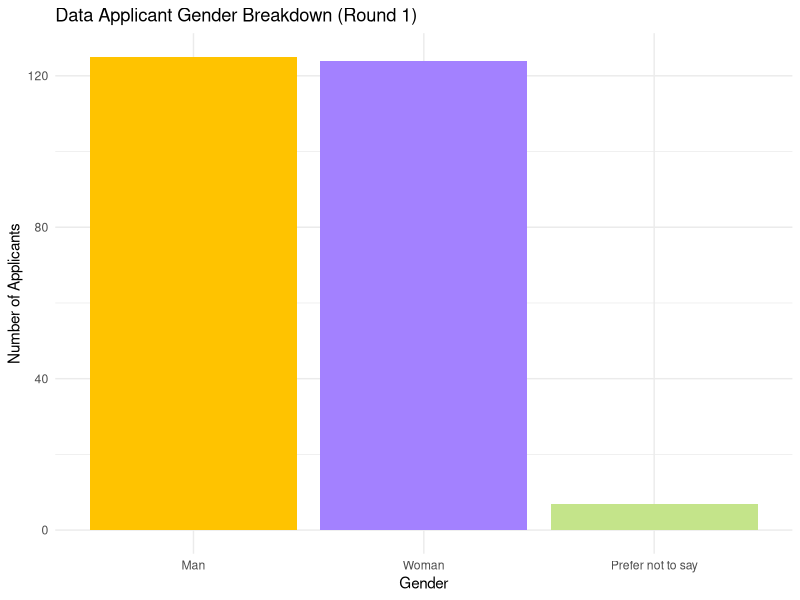
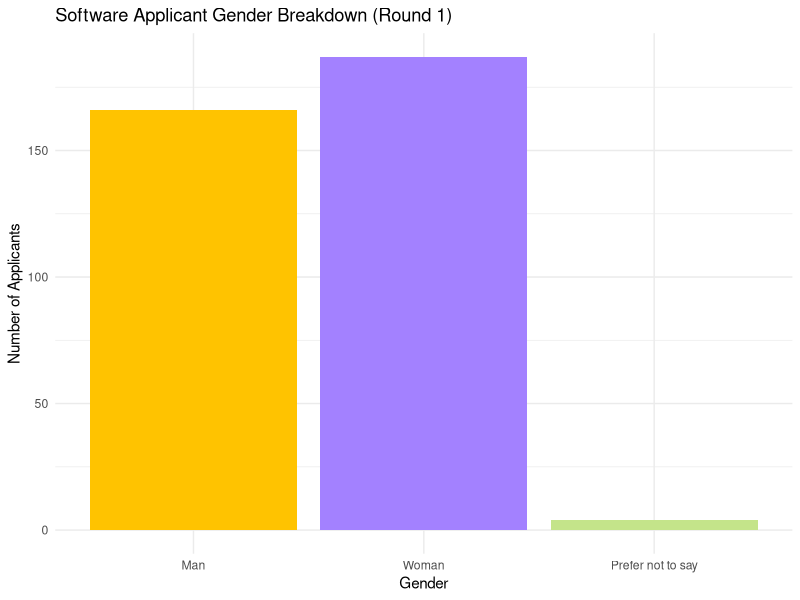
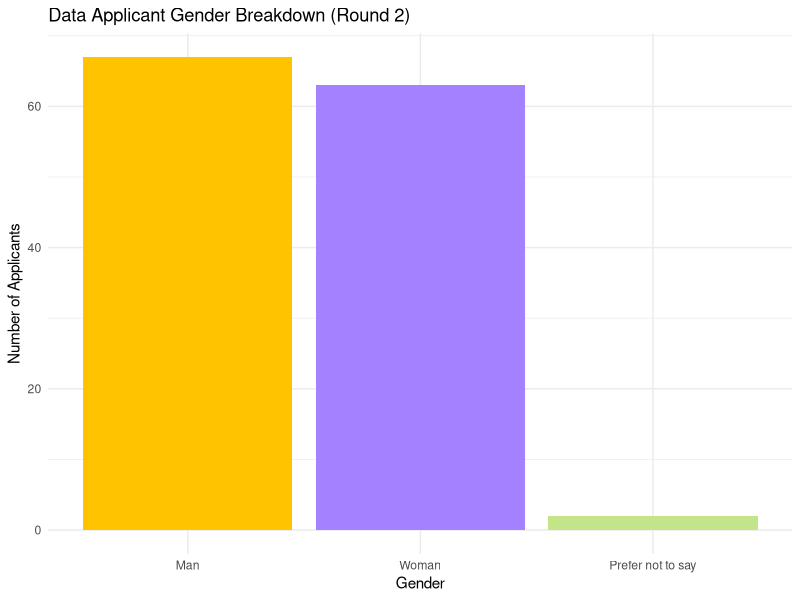
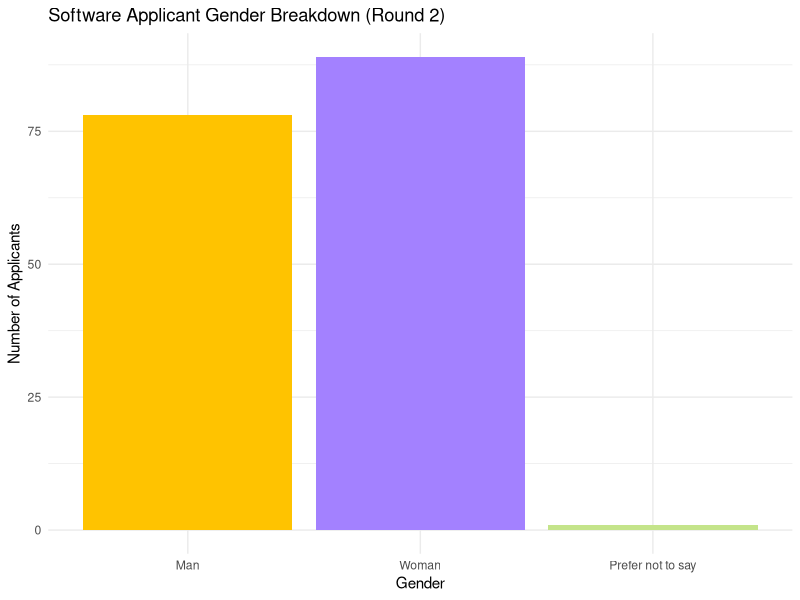
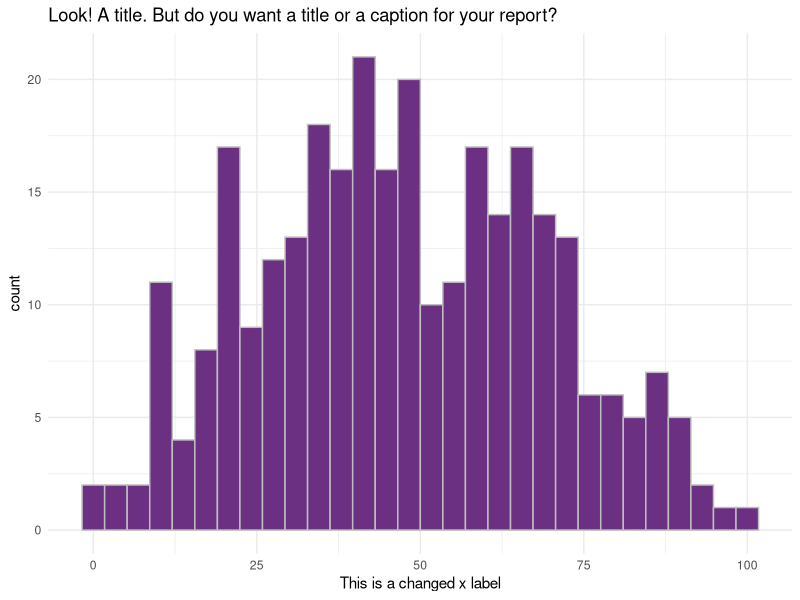
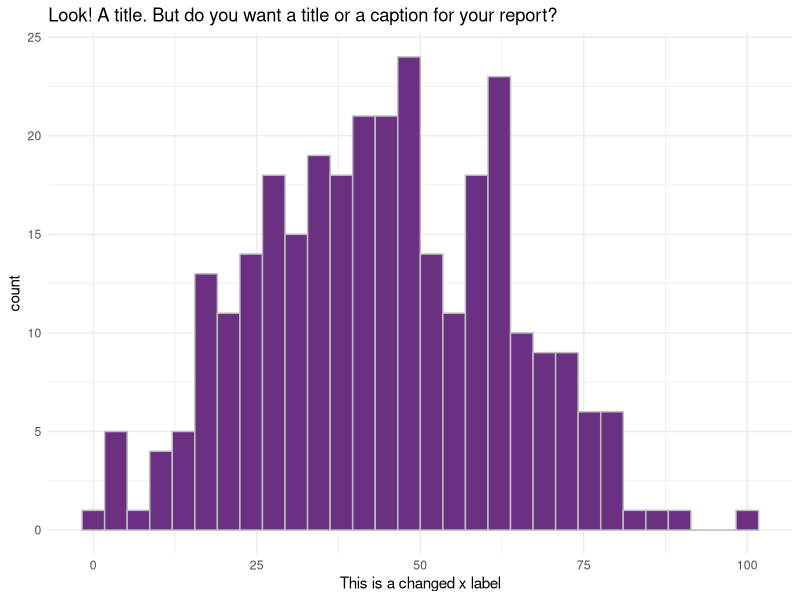
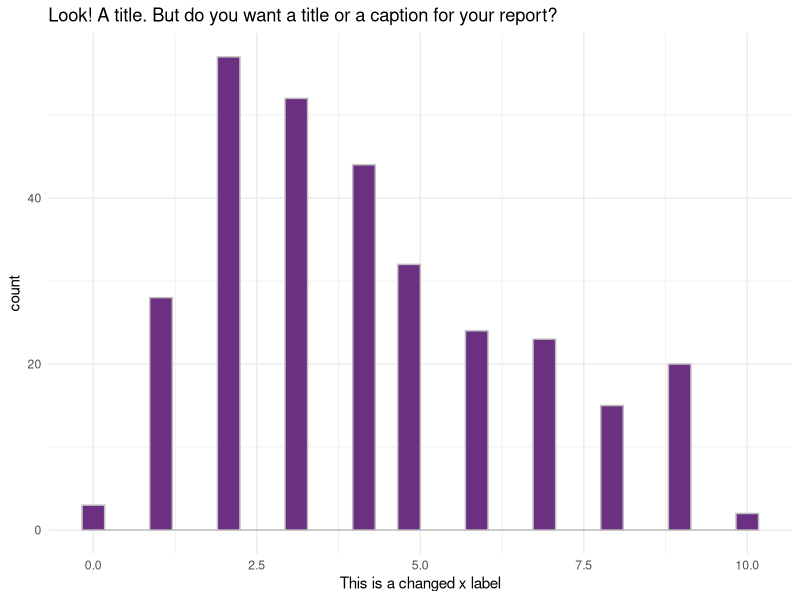
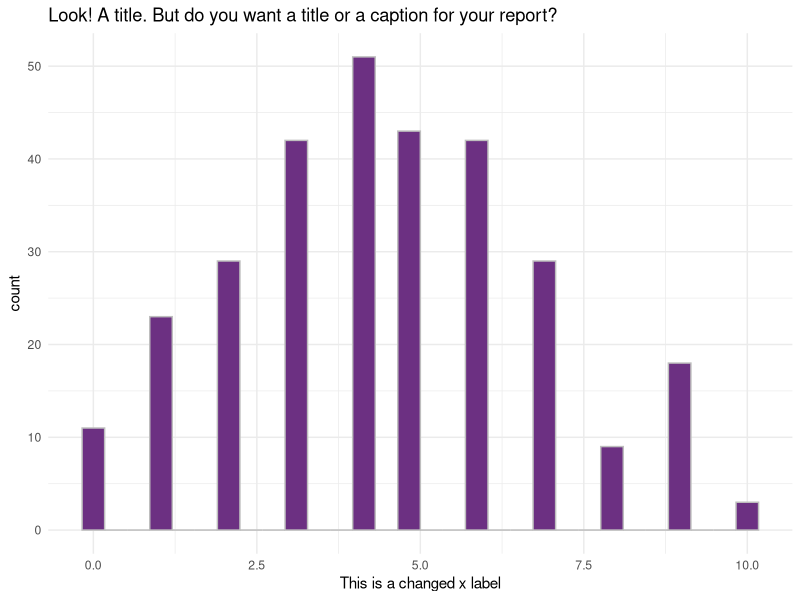

Write the R code that produced these figures, in order. (Note: this script raises an error after producing the figures.)
## ---- chunk 1
library(tidyverse)
# this should suppress all code and messages
knitr::opts_chunk$set(include=FALSE)
## ---- chunk 2
phase1 = read_csv("data/phase1-new-grad-applicants-2020.csv")
phase2 = read_csv("data/phase2-new-grad-applicants-2020.csv")
phase3 = read_csv("data/phase3-new-grad-applicants-2020.csv")
final_hires = read_csv("data/final-hires-newgrad_2020.csv")
## ---- chunk 3
#checking to see if datasets have NAs to see (1) if we need to do anything about them (2) so we can filter them out in the next round when we're seeing who got into the next round
sum(is.na(phase1))
sum(is.na(phase2)) 
sum(is.na(phase3))
## ---- chunk 4
round1_2 = full_join(phase1, phase2)
round1_2 = round1_2 %>% 
  #technical skills is only under hiring2, which means if an applicant's id has NA for this column, they did not move onto the next round
  mutate(next_round = !is.na(technical_skills)) %>%  
  mutate(next_round = as.integer(next_round)) %>% 
  select(-c(technical_skills, writing_skills, leadership_presence, speaking_skills)) #remove phase 2 data

#split into software/data
round1_data = round1_2 %>% 
  filter(team_applied_for == "Data") %>% 
  mutate(gender = fct_relevel(gender, "Prefer not to say", after = 2))

round1_software = round1_2 %>% 
  filter(team_applied_for == "Software") %>% 
  mutate(gender = fct_relevel(gender, "Prefer not to say", after = 2))
## ---- chunk 5
#see m/f/other demographics within each data/software applicant pool
# visualizations

r1_data_gender_plot = round1_data %>% 
  ggplot(aes(x = gender)) + geom_bar(fill = c("#FFC300", "#A381FF", "#C4E48A")) +
  #geom_histogram(colour = "grey", fill = "#6C3082") +
  theme_minimal() +
  labs(title = "Data Applicant Gender Breakdown (Round 1)", x = "Gender", y = "Number of Applicants") 
#do we want a title or a caption for this?
r1_data_gender_plot
ggsave("images/r1_data_gender_plot.png", width = 7, height = 4)

r1_software_gender_plot = round1_software %>% 
  ggplot(aes(x = gender)) + geom_bar(fill = c("#FFC300", "#A381FF", "#C4E48A")) +
  #geom_histogram(colour = "grey", fill = "#6C3082") +
  theme_minimal() +
  labs(title = "Software Applicant Gender Breakdown (Round 1)", x = "Gender", y = "Number of Applicants")
r1_software_gender_plot
#do we want a title or a caption for this?
ggsave("images/r1_software_gender_plot.png", width = 7, height = 4)
## ---- chunk 6
#get counts for each gender in data -> for report
table(round1_data$gender)
#get counts for each gender in software -> for report
table(round1_software$gender)
## ---- chunk 7
library(lme4)
library(mgcv)

#normal linear model
hiring1_model = glm(next_round ~ cv + gpa + cover_letter, family = binomial(link = "logit"), data = round1_2)
summary(hiring1_model)

# add fixed effect for gender
hiring1_gender_model = glmer(next_round ~ cv + gpa + cover_letter + (1 | gender),#(1 + genre | artist_name), 
                data = round1_2, family = binomial(link = "logit"), nAGQ=0)
summary(hiring1_gender_model)

#let's see if we add an effect for team applied to - maybe the process for data and software are different?
hiring1_team_gender = glmer(next_round ~ cv + gpa + cover_letter + (1 + team_applied_for | gender),
                data = round1_2, family = binomial(link = "logit"), nAGQ=0)

summary(hiring1_team_gender)

#compare the effect between gender only and gender (rand int) + random slope for team 
lmtest::lrtest(hiring1_gender_model, hiring1_team_gender)
#hmm seems like not significant effect... we can continue with our simpler model
#test the simple model against the original model with no random intercept for gender...investigate if there is a difference
lmtest::lrtest(hiring1_model, hiring1_gender_model)

#chi^2 p value small for both of them which means theres no difference in models if u add effect for gender, meaning model doesnt change based on gender and therefore there is no evidence of there being bias in phase 1 of the hiring process.


## ---- chunk 8
round2_3 = full_join(phase2, phase3)
#remove phase 2 columns
round2_3 = round2_3 %>% 
  #technical skills is only under hiring2, which means if an applicant's id has NA for this column, they did not move onto the next round
  mutate(next_round = !is.na(interviewer_rating_1)) %>%  
  mutate(next_round = as.integer(next_round)) %>% 
  select(-c(cover_letter, cv, gpa, extracurriculars, work_experience, interviewer_rating_1, interviewer_rating_2)) #remove phase 2 data

#split into software/data
round2_data = round2_3 %>% 
  filter(team_applied_for == "Data") %>% 
  mutate(gender = fct_relevel(gender, "Prefer not to say", after = 2))

round2_software = round2_3 %>% 
  filter(team_applied_for == "Software") %>% 
  mutate(gender = fct_relevel(gender, "Prefer not to say", after = 2))
## ---- chunk 9
#see m/f/other demographics within each data/software applicant pool
# visualizations

r2_data_gender_plot = round2_data %>% 
  ggplot(aes(x = gender)) + geom_bar(fill = c("#FFC300", "#A381FF", "#C4E48A")) +
  #geom_histogram(colour = "grey", fill = "#6C3082") +
  theme_minimal() +
  labs(title = "Data Applicant Gender Breakdown (Round 2)", x = "Gender", y = "Number of Applicants") 
#do we want a title or a caption for this?
r2_data_gender_plot
ggsave("images/r2_data_gender_plot.png", width = 7, height = 4)

r2_software_gender_plot = round2_software %>% 
  ggplot(aes(x = gender)) + geom_bar(fill = c("#FFC300", "#A381FF", "#C4E48A")) +
  #geom_histogram(colour = "grey", fill = "#6C3082") +
  theme_minimal() +
  labs(title = "Software Applicant Gender Breakdown (Round 2)", x = "Gender", y = "Number of Applicants")
r2_software_gender_plot
#do we want a title or a caption for this?
ggsave("images/r2_software_gender_plot.png", width = 7, height = 4)
## ---- chunk 10
#get counts for each gender in data -> for report
table(round2_data$gender)
#get counts for each gender in software -> for report
table(round2_software$gender)
# get percentages
## ---- chunk 11
#lets visualize the indep variables real quick
plot <- round2_3 %>% 
  ggplot(aes(x = technical_skills)) +
  geom_histogram(colour = "grey", fill = "#6C3082") +
  theme_minimal() +
  labs(title = "Look! A title. But do you want a title or a caption for your report?", x = "This is a changed x label")
plot

plot2 <- round2_3 %>% 
  ggplot(aes(x = writing_skills)) +
  geom_histogram(colour = "grey", fill = "#6C3082") +
  theme_minimal() +
  labs(title = "Look! A title. But do you want a title or a caption for your report?", x = "This is a changed x label")
plot2


plot3 <- round2_3 %>% 
  ggplot(aes(x = speaking_skills)) +
  geom_histogram(colour = "grey", fill = "#6C3082") +
  theme_minimal() +
  labs(title = "Look! A title. But do you want a title or a caption for your report?", x = "This is a changed x label")
plot3

plot4 <- round2_3 %>% 
  ggplot(aes(x = leadership_presence)) +
  geom_histogram(colour = "grey", fill = "#6C3082") +
  theme_minimal() +
  labs(title = "Look! A title. But do you want a title or a caption for your report?", x = "This is a changed x label")
plot4
## ---- chunk 12
#normal linear model
hiring2_model = glm(next_round ~ technical_skills + writing_skills + leadership_presence + speaking_skills, family = binomial(link = "logit"), data = round2_3)
summary(hiring2_model)
## ---- chunk 13
# add fixed effect for gender
hiring1_gender_model = glmer(next_round ~ cv + gpa + cover_letter + (1 | gender),#(1 + genre | artist_name), 
                data = round1_2, family = binomial(link = "logit"), nAGQ=0)
summary(hiring1_gender_model)

#let's see if we add an effect for team applied to - maybe the process for data and software are different?
hiring1_team_gender = glmer(next_round ~ cv + gpa + cover_letter + (1 + team_applied_for | gender),
                data = round1_2, family = binomial(link = "logit"), nAGQ=0)

summary(hiring1_team_gender)

#compare the effect between gender only and gender (rand int) + random slope for team 
lmtest::lrtest(hiring1_gender_model, hiring1_team_gender)
#hmm seems like not significant effect... we can continue with our simpler model
#test the simple model against the original model with no random intercept for gender...investigate if there is a difference
lmtest::lrtest(hiring1_model, hiring1_gender_model)
## ---- chunk 14
#combined stats of ppl that applied in round 3
round3_combined = right_join(phase2, phase3)
round3_combined = round3_combined %>% 
  select(applicant_id, team_applied_for, gender,interviewer_rating_1,interviewer_rating_2)

#people from round 3 who were hired
round3_h_int = right_join(round3_combined, final_hires)
round3_h_int = round3_h %>% 
  mutate(hired = 1)

round3_hired = full_join(round3_combined, round3_h_int)
#remove phase 2 columns
round3_hired = round3_hired %>% 
  #technical skills is only under hiring2, which means if an applicant's id has NA for this column, they did not move onto the next round
  mutate_if(is.numeric, replace_na, replace = 0) %>% 
  mutate(avg_interview = (interviewer_rating_1 + interviewer_rating_2)/2) # we see that those with the highest avg score get hired so i'm going to consolidate them 
## ---- chunk 15

#split into data/software
round3_data = round3_hired %>% 
  filter(team_applied_for == "Data") 
# no more "prefer not to say" so we don't need to rearrange
#%>% 
  #mutate(gender = fct_relevel(gender, "Prefer not to say", after = 2))

round3_software = round3_hired %>% 
  filter(team_applied_for == "Software") #%>% 
  #mutate(gender = fct_relevel(gender, "Prefer not to say", after = 2))

#separate by gender
round3_woman = round3_hired %>% 
  filter(gender == "Woman")

round3_man = round3_hired %>% 
  filter(gender == "Man")

mean(round3_woman$avg_interview)
mean(round3_man$avg_interview)
## ---- chunk 16
#visualizations of round 3 applicants 
r3_data_gender_plot = round3_data %>% 
  ggplot(aes(x = gender)) + geom_bar(fill = c("#FFC300", "#A381FF")) +
  #geom_histogram(colour = "grey", fill = "#6C3082") +
  theme_minimal() +
  labs(title = "Data Applicant Gender Breakdown (Round 3)", x = "Gender", y = "Number of Applicants") 
#do we want a title or a caption for this?
r3_data_gender_plot
ggsave("images/r3_data_gender_plot.png", width = 7, height = 4)

r3_software_gender_plot = round3_software %>% 
  ggplot(aes(x = gender)) + geom_bar(fill = c("#FFC300", "#A381FF")) +
  #geom_histogram(colour = "grey", fill = "#6C3082") +
  theme_minimal() +
  labs(title = "Software Applicant Gender Breakdown (Round 3)", x = "Gender", y = "Number of Applicants")
r3_software_gender_plot
#do we want a title or a caption for this?
ggsave("images/r3_software_gender_plot.png", width = 7, height = 4)
## ---- chunk 17
#get counts for each gender in data -> for report
table(round3_data$gender)
#get counts for each gender in software -> for report
table(round3_software$gender)
## ---- chunk 18

final_combined = round3_h %>% 
  select(applicant_id, team_applied_for, gender)#= right_join(round3_combined, final_hires)

#split into data/software
hired_data = final_combined %>% 
  filter(team_applied_for == "Data") 

hired_software = final_combined %>% 
  filter(team_applied_for == "Software")

## ---- chunk 19
#visualization
final_data_gender_plot = hired_data %>% 
  ggplot(aes(x = gender)) + geom_bar(fill = c("#FFC300", "#A381FF")) +
  #geom_histogram(colour = "grey", fill = "#6C3082") +
  theme_minimal() +
  labs(title = "Final Hires Gender Breakdown (Data Team)", x = "Gender", y = "Number of Applicants") 
#do we want a title or a caption for this?
final_data_gender_plot
ggsave("images/final_data_gender_plot.png", width = 7, height = 4)

final_software_gender_plot = hired_data %>% 
  ggplot(aes(x = gender)) + geom_bar(fill = c("#FFC300", "#A381FF")) +
  #geom_histogram(colour = "grey", fill = "#6C3082") +
  theme_minimal() +
  labs(title = "Final Hires Gender Breakdown (Software Team)", x = "Gender", y = "Number of Applicants")
final_software_gender_plot
#do we want a title or a caption for this?
ggsave("images/final_software_gender_plot.png", width = 7, height = 4)
## ---- chunk 20
#get counts for each gender in data -> for report
table(hired_data$gender)
#get counts for each gender in software -> for report
table(hired_software$gender)
## ---- chunk 21
# This chunk provides an example of some things you can do with RMarkdown to make your report creation process easier

# read in the data
black_saber_current_employees <- read_csv("data/black-saber-current-employees.csv")

# create a visualisation
my_plot <- black_saber_current_employees %>% 
  ggplot(aes(x = productivity)) +
  geom_histogram(colour = "grey", fill = "#6C3082") +
  theme_minimal() +
  labs(title = "Look! A title. But do you want a title or a caption for your report?", x = "This is a changed x label")

# save your plot in your images folder, you can specify the height and width, too
# saving this means you can add the image to your exectuve summary without having to run or rerun the code, if you wish
ggsave("images/example.png", width = 7, height = 4)

# norice how the image is included with the ![](file/path.png) below
## ---- chunk 22
library(tidyverse)
library(lme4)
